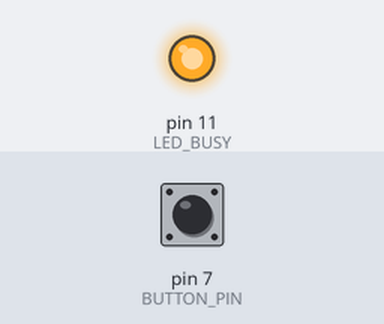
Simulated run of this sketch. Board: Arduino Uno, built with avr-gcc and run on an emulated ATmega328P. On the bench: output pins drawn as LEDs (lit = HIGH). Inputs (shaded band) come from the test bench; at power-on: pin 7 (BUTTON_PIN) HIGH. What the sketch prints to the serial monitor is not drawn.

Above: at 11.3 s.
11.4 s: pin 7 (BUTTON_PIN) pulled LOW for 3 s
At 14.0 s:
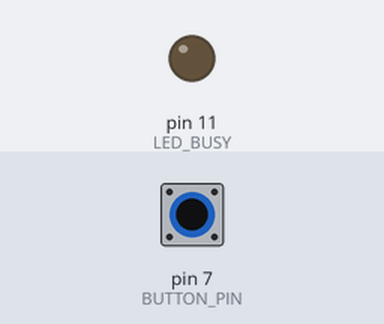
Timing chart, 0 to 22.6 s (numbered marks = the images above; inputs shaded):
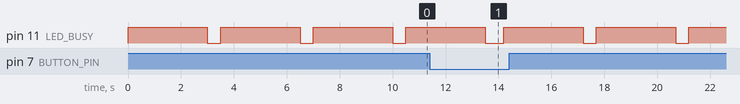

The sketch:

Code01.ino
```cpp
// Lab 10 - Code 01: The Polling Problem
// Board: Arduino Uno

const int LED_BUSY   = 11;
const int BUTTON_PIN = 7;

int pressCount = 0;

void setup() {
    pinMode(LED_BUSY, OUTPUT);
    pinMode(BUTTON_PIN, INPUT_PULLUP);
    Serial.begin(9600);
    Serial.println("Polling Demo — press button while LED is ON.");
}

void loop() {
    digitalWrite(LED_BUSY, HIGH);
    delay(3000);
    digitalWrite(LED_BUSY, LOW);
    delay(500);

    if (digitalRead(BUTTON_PIN) == LOW) {
        pressCount++;
        delay(200);
        Serial.print("Press detected. Total: ");
        Serial.println(pressCount);
    }
}
```

Measured:
- by itself, pin 11 (LED_BUSY): alternates HIGH for 3.0 s and LOW for 0.50 s
